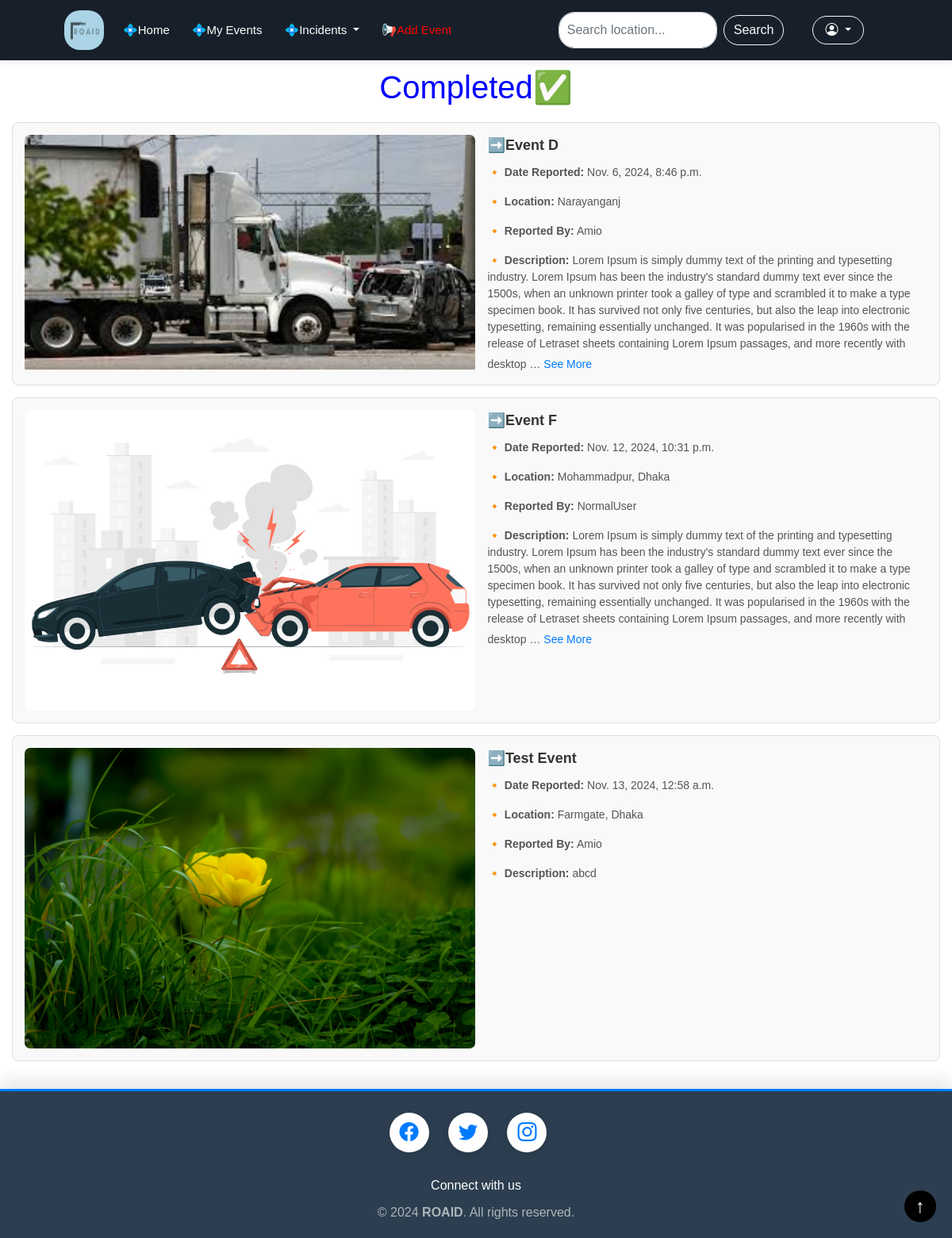
The app's page /completed/ with its own data.
### Volunteer/models.py (models this page shows, shortened)
class Incident(models.Model):
    STATUS_CHOICES = [
        ('No Action', 'No Action'),
        ('On Action', 'On Action'),
        ('Completed', 'Completed'),
    ]
    title = models.CharField(max_length=200)
    description = models.TextField()
    location = models.CharField(max_length=255)
    date_reported = models.DateTimeField(auto_now_add=True)
    status = models.CharField(max_length=20, choices=STATUS_CHOICES, default='No Action')
    reported_by = models.ForeignKey(User, on_delete=models.CASCADE, related_name='reported_incidents')
    assigned_to = models.ForeignKey(User, on_delete=models.SET_NULL, null=True, blank=True, default= None,
                                    related_name='assigned_incidents')
    service_type = models.CharField(max_length=50,
                                    choices=[('fire', 'Fire'), ('police', 'Police'), ('ambulance', 'Ambulance')],
                                    default='police')
    image = models.ImageField(blank=True, null=True,upload_to='images/')

### Volunteer/views.py (the view)
# urls.py: path('completed/', v_views.completed, name='completed'),
def completed(request):
    inc = Incident.objects.filter(status='Completed')
    context = {'inc': inc}
    return render(request, 'complete.html', context)

### Volunteer/templates/complete.html (shortened to what this page needs)
{% extends 'common.html' %}
{% load static %}
{% block content %}
<!DOCTYPE html>
<html lang="en">
<head>
    <link rel="stylesheet" href="{% static 'css/homepage.css' %}">
</head>
<body>
    <div class="container">
        <h1 class="title" style="padding-top: 10px;color: blue">Completed✅</h1>
        {% for incident in inc %}
        <div class="incident-card">
            <div class="incident-content">
                <div class="incident-image-container">
                    {% if incident.image %}
                        <img src="{{ incident.image.url }}" alt="Incident Image" class="incident-image">
                    {% else %}
                        <img src="{% static 'images/ROAID.png' %}" alt="Incident Image" class="incident-image">
                    {% endif %}
                </div>
                <div class="incident-info">
                    <div class="incident-header">
                        ➡️{{ incident.title }}
                    </div>
                    <div class="incident-details">
                        <p><strong>🔸 Date Reported:</strong> {{ incident.date_reported }}</p>
                        <p><strong>🔸 Location:</strong> {{ incident.location }}</p>
                        <p><strong>🔸 Reported By:</strong> {{ incident.reported_by }}</p>
                    </div>
                    <div class="incident-description">
                        <strong>🔸 Description:</strong>
                        <span class="description-text" data-full-text="{{ incident.description }}">
                            {{ incident.description|truncatechars:500 }}
                        </span>
                        {% if incident.description|length > 500 %}
                            <button class="see-more-btn">See More</button>
                        {% endif %}
                    </div>
                </div>
            </div>
        </div>
        {% empty %}
        <p>No incidents to display.</p>
        {% endfor %}
    </div>
</body>
</html>
{% endblock %}

### static/css/navbar.css (style rules this page uses)
body, html { background-color: #ffffff; color: #000000; transition: background-color 0.3s, color 0.3s; }

### static/css/homepage.css (style rules this page uses)
* { margin: 0; padding: 0; box-sizing: border-box; }
.container { max-width: 800px; margin: 0 auto; padding: 20px; font-family: Arial, sans-serif; }
.title { color: #0066cc; text-align: center; margin-bottom: 20px; }
.incident-card { border: 1px solid #ddd; border-radius: 8px; margin-bottom: 15px; padding: 15px; background-color: #f9f9f9; }
.incident-content { display: flex; gap: 15px; }
.incident-image-container { width: 700px; max-height: 550px; overflow: hidden; border-radius: 7px; }
.incident-image { width: 100%; height: auto; display: block; object-fit: cover; }
.incident-info { flex: 1 1 60%; }
.incident-header { font-size: 18px; font-weight: bold; color: #333; margin-bottom: 10px; }
.incident-details p, .incident-description { font-size: 14px; color: #555; }
.see-more-btn { background: none; border: none; color: #007bff; cursor: pointer; font-size: 14px; margin-top: 5px; padding: 0; }

### Volunteer/templates/footer.html (style rules this page uses)
body { margin: 0; padding: 0; display: flex; flex-direction: column; min-height: 100vh; font-family: Arial, sans-serif; }
.container { max-width: 1200px; margin: 0 auto; padding: 0 15px; }

### records on screen
Incident: image (picture), title "Event D", date_reported "Nov. 6, 2024, 8:46 p.m.", location "Narayanganj", reported_by "Amio", description "Lorem Ipsum is simply dummy text of the printing and typesetting industry. Lorem Ipsum has been the industry's standard dummy text ever since the 1500s, when an unknown printer took a galley of type and scrambled it to make a type specimen book. It has survived not only five centuries, but also the leap into electronic typesetting, remaining essentially unchanged. It was popularised in the 1960s with the release of Letraset sheets containing Lorem Ipsum passages, and more recently with desktop …", shows "See More"
Incident: image (picture), title "Event F", date_reported "Nov. 12, 2024, 10:31 p.m.", location "Mohammadpur, Dhaka", reported_by "NormalUser", description "Lorem Ipsum is simply dummy text of the printing and typesetting industry. Lorem Ipsum has been the industry's standard dummy text ever since the 1500s, when an unknown printer took a galley of type and scrambled it to make a type specimen book. It has survived not only five centuries, but also the leap into electronic typesetting, remaining essentially unchanged. It was popularised in the 1960s with the release of Letraset sheets containing Lorem Ipsum passages, and more recently with desktop …", shows "See More"
Incident: image (picture), title "Test Event", date_reported "Nov. 13, 2024, 12:58 a.m.", location "Farmgate, Dhaka", reported_by "Amio", description "abcd"
